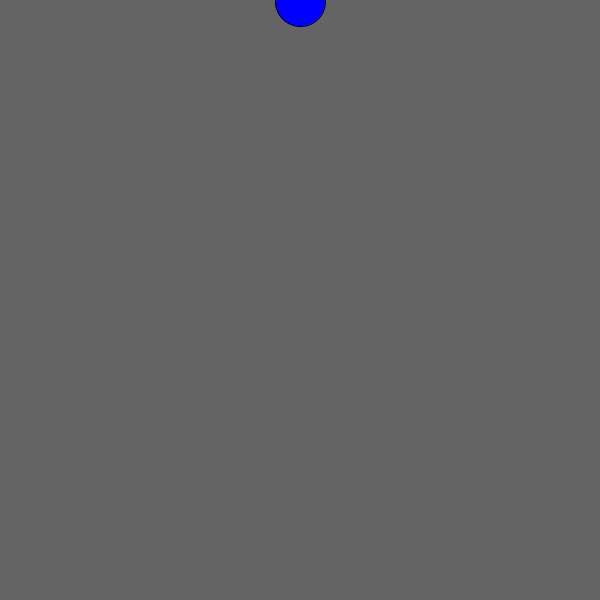
Frame 1 (no input)
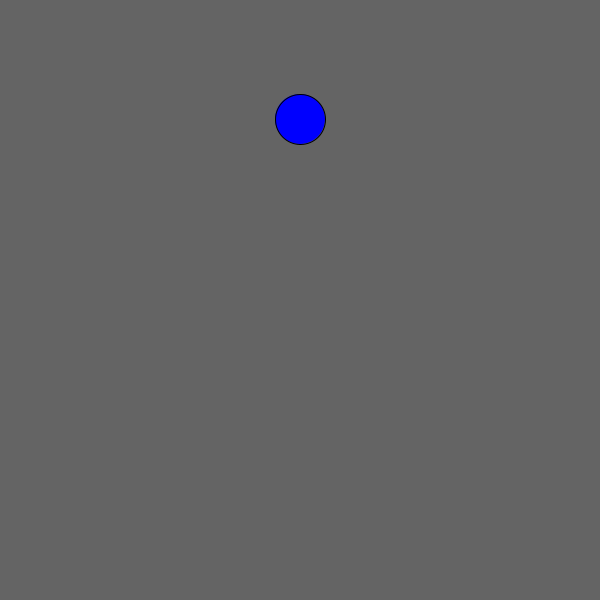
Frame 60 (the mouse pressed at the canvas centre just before this capture)
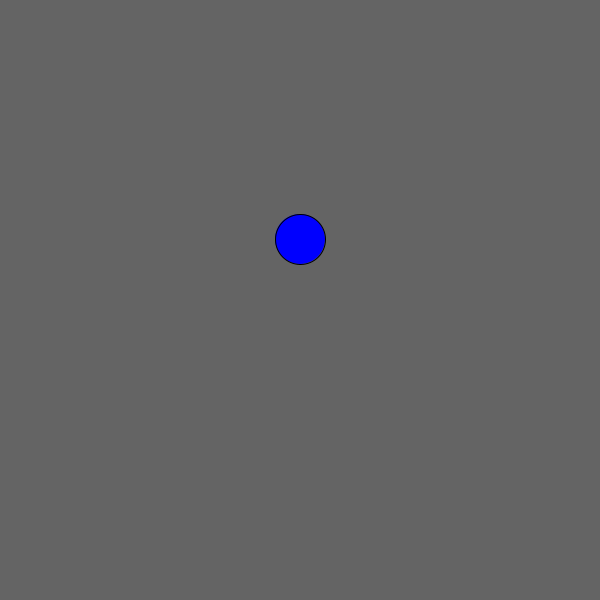
Frame 120 (the mouse held since frame 60 and released just before this capture)

The Processing sketch that drew these frames (run headless with seeded random() and noise(); from frame 60 on, the mouse is pressed at the canvas centre):

// Processing sketch: sketch_200415a
// ── sketch_200415a.pde
int y = 1;

void  setup()
{
    size(600,600);
    background(100);
    fill(255,0,0);
    ellipse(width/2, height/2,50,50);
    
}

void draw()
{
   background(100);
   fill(0,0,255);
   ellipse(width/2,y, 50, 50);
   y+=2;
   
}
